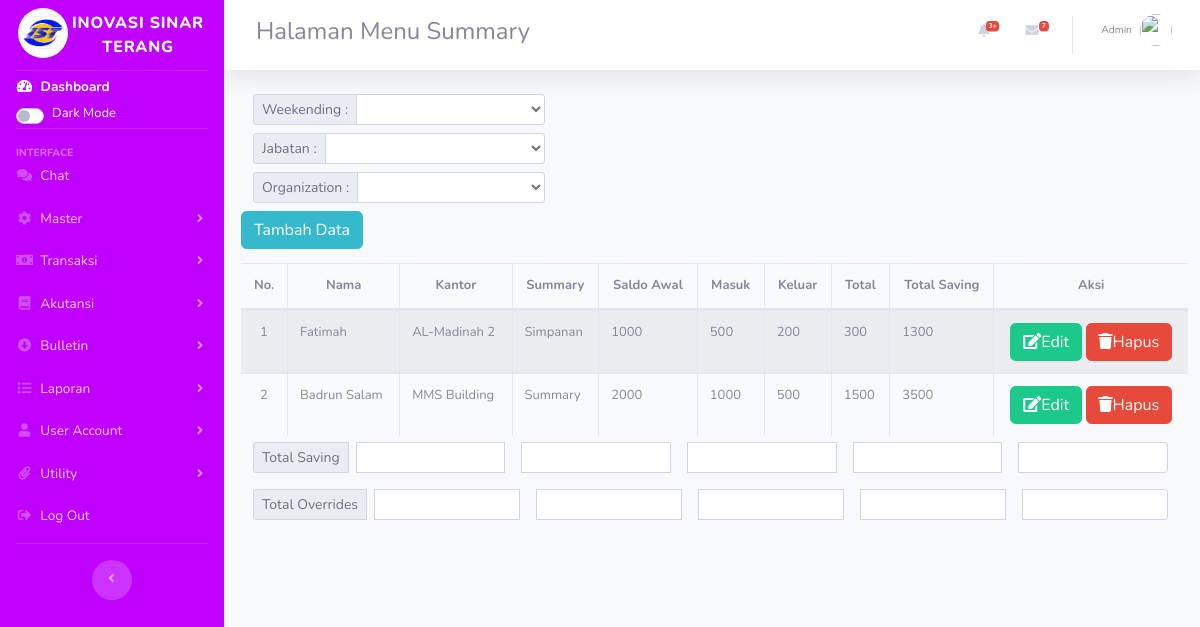
The app's page /index.php/saving_overrides with its own data.
### tables this page shows
CREATE TABLE `overrides` (
  `id` int(11) NOT NULL,
  `nama` varchar(50) NOT NULL,
  `kantor` varchar(50) NOT NULL,
  `summary` varchar(50) NOT NULL,
  `saldo_awal` varchar(50) NOT NULL,
  `masuk` varchar(50) NOT NULL,
  `keluar` varchar(50) NOT NULL,
  `total` varchar(50) NOT NULL,
  `total_saving` varchar(50) NOT NULL
);

### application/controllers/Saving_overrides.php (called while the page is built, shortened)
<?php
class Saving_Overrides extends CI_Controller {
    public function __construct(){
        $this->load->model('m_saving');
        $this->load->library('form_validation');
    }
    public function index(){
        $topik['judul'] = 'Halaman Menu Summary';
        $data['overrides'] = $this->m_saving->tampil_data();
        $this->load->view('templates/header',$topik);
        $this->load->view('savingoverrides/index',$data);
        $this->load->view('templates/footer');
    }
}

### index.php (called while the page is built, shortened)
<?php
require_once BASEPATH.'core/CodeIgniter.php';

### application/models/M_saving.php (called while the page is built, shortened)
<?php
class M_saving extends CI_Model
{
    public function tampil_data(){
        return $this->db->get('overrides')->result_array();
    }
}

### application/views/savingoverrides/index.php (the view, shortened to what this page needs)
<div class="content-wrapper col-12">
<section class="content-header ml mt-2 auto">
<div style="margin-left:5px">
<div class="">
<div class="col-lg-4">
            <form action="" method="post">
                <div class="input-group input-group-sm mb-2">
                    <div class="input-group-prepend">
                        <label for="manager" class="input-group-text">Weekending :</label>
                    </div>
                    <select name="asmen" id="manager" class="form-control form-control-sm">
                            <option value=""></option>
                            <option value="">Weekending Up</option>
                        </select>
                </div>
            </form>
            <form action="" method="post">
                <div class="input-group input-group-sm mb-2">
                    <div class="input-group-prepend">
                        <label for="manager" class="input-group-text">Jabatan :</label>
                    </div>
                    <select name="asmen" id="manager" class="form-control form-control-sm">
                            <option value=""></option>
                            <option value="">Branch Manager</option>
                        </select>
                </div>
            </form>
            <form action="" method="post">
                <div class="input-group input-group-sm mb-2">
                    <div class="input-group-prepend">
                        <label for="manager" class="input-group-text">Organization :</label>
                    </div>
                    <select name="asmen" id="manager" class="form-control form-control-sm">
                            <option value=""></option>
                            <option value="">SHOW ALL</option>
                        </select>
                </div>
            </form>
        </div>
<a href="<?= base_url('saving_overrides/tambah');?>" class="btn btn-info mb-2">Tambah Data</a>
<div class="table-responsive">
<table id="mytable" class="table table-striped table-bordered table-hover table-full-width dataTable" cellspacing="0" width="" style="font-size: small;">
        <thead>
            <tr style="text-align:center">
                <th>No.</th>
                <th>Nama</th>
                <th>Kantor</th>
                <th>Summary</th>
                <th>Saldo Awal</th>
                <th>Masuk</th>
                <th>Keluar</th>
                <th>Total</th>
                <th>Total Saving</th>
                <th>Aksi</th>
            </tr>
        </thead>
        <tbody>
            <?php $i=1;?>
            <?php foreach ($overrides as $ove): ?>
            <tr>
                <td style="text-align:center">
                    <?php echo $i;?>
                </td>
                <td>
                    <?php echo $ove['nama'] ?>
                </td>
                <td width="">
                    <?php echo $ove['kantor'] ?>
                </td>
                <td width="">
                    <?php echo $ove['summary'] ?>
                </td>
                <td width="">
                    <?php echo $ove['saldo_awal'] ?>
                </td>
                <td>
                    <?php echo $ove['masuk'] ?>
                </td>
                <td>
                    <?php echo $ove['keluar'] ?>
                </td>
                <td>
                    <?php echo $ove['total'] ?>
                </td>
                <td>
                    <?php echo $ove['total_saving'] ?>
                </td>
                <td style="text-align:center">
                    <a href="<?php echo base_url();?>saving_overrides/edit/<?= $ove['id'];?>" class="btn btn-success" style=""><i class="fa fa-edit"></i>Edit</i></a>
                    <a href="<?= base_url();?>saving_overrides/hapus/<?= $ove['id'];?>" class="btn btn-danger " style="" onclick="return confirm('Yakin ingin dihapus?');"><i class="fa fa-trash"></i>Hapus</a>
                </td>
            </tr>
            <?php $i++;?>
            <?php endforeach; ?>
        </tbody>
    </table>
    <div class="col-lg-12">
    <form action="" method="post">
    <div class="form-group input-group input-group-sm" >
                <div class="input-group-prepend">
                    <label class="input-group-text" for="weekending">Total Saving</label>
                </div>
                <input type="text" name="" id="" class="form-control mr-2 ml-2">
                <input type="text" name="" id="" class="form-control mr-2 ml-2">
                <input type="text" name="" id="" class="form-control mr-2 ml-2">
                <input type="text" name="" id="" class="form-control mr-2 ml-2">
                <input type="text" name="" id="" class="form-control mr-2 ml-2">
            </div>
        </form>
        <form action="" method="post">
    <div class="form-group input-group input-group-sm">
                <div class="input-group-prepend">
                    <label class="input-group-text" for="weekending">Total Overrides</label>
                </div>
                <input type="text" name="" id="" class="form-control mr-2 ml-2">
                <input type="text" name="" id="" class="form-control mr-2 ml-2">
                <input type="text" name="" id="" class="form-control mr-2 ml-2">
                <input type="text" name="" id="" class="form-control mr-2 ml-2">
                <input type="text" name="" id="" class="form-control mr-2 ml-2">
            </div>
        </form>
    </div>
    </div>
</div>

### records on screen
overrides: nama "Fatimah", kantor "AL-Madinah 2", summary "Simpanan", saldo_awal "1000", masuk "500", keluar "200", total "300", total_saving "1300"
overrides: nama "Badrun Salam", kantor "MMS Building", summary "Summary", saldo_awal "2000", masuk "1000", keluar "500", total "1500", total_saving "3500"

### other values on screen
$judul "Halaman Menu Summary"
